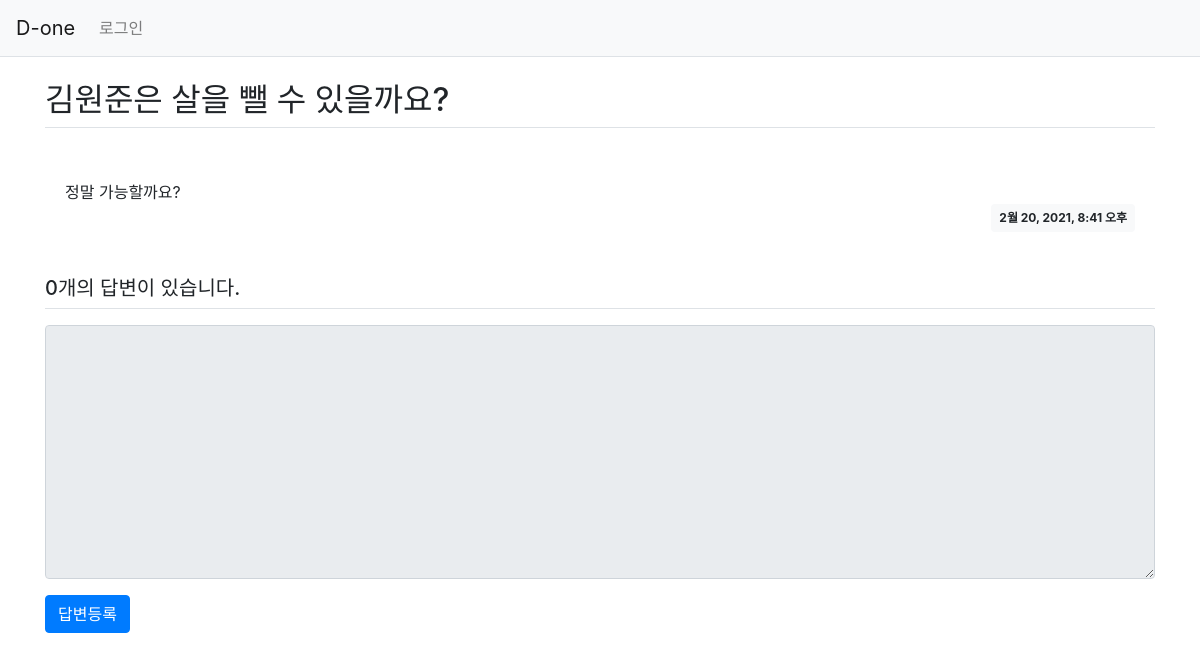
/pybo/4/, run on an earlier commit of the app's database.
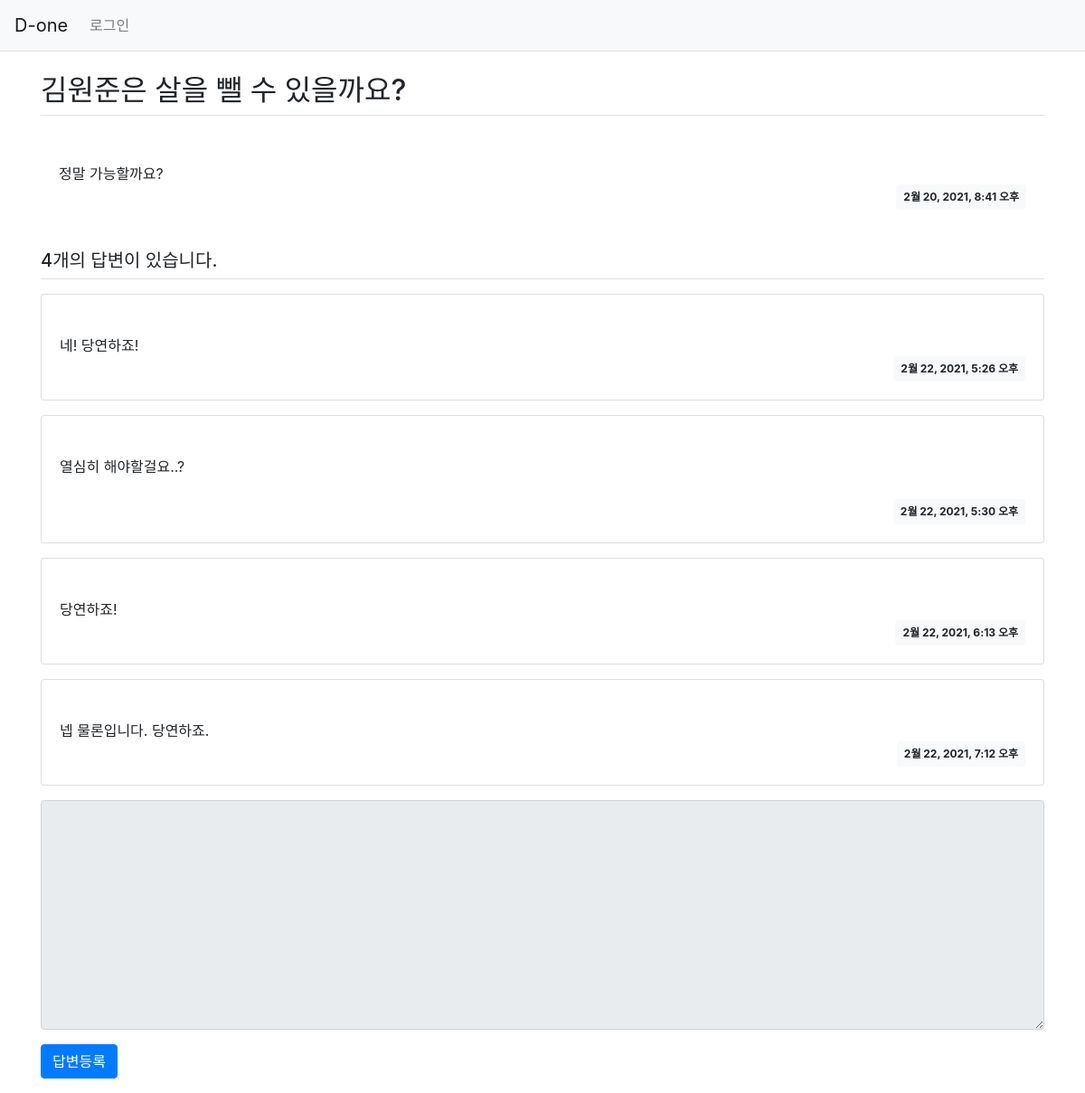
And on a later commit of the database.
### pybo/models.py (models this page shows, shortened)
class Question(models.Model):
    author = models.ForeignKey(User, on_delete=models.CASCADE)
    subject = models.CharField(max_length=200)
    content = models.TextField()
    create_date = models.DateTimeField()

class Answer(models.Model):
    author = models.ForeignKey(User, on_delete=models.CASCADE)
    question = models.ForeignKey(Question, on_delete=models.CASCADE)
    content = models.TextField()
    create_date = models.DateTimeField()

### pybo/views.py (the view)
# urls.py: path('<int:question_id>/', views.detail, name='detail'),
def detail(request, question_id):
    question = get_object_or_404(Question, pk=question_id)
    context = {'question':question}
    return render(request, 'pybo/question_detail.html', context)

### templates/pybo/question_detail.html (shortened to what this page needs)
{% extends 'base.html' %}
{% block content %}
<div class='container my-3'>
    <h2 class='border-bottom py-2'>{{ question.subject}}</h2>
    <div cloass='card my-3'>
        <div class='card-body'>
            <div class='card-text' style='white-space: pre-line;'>
                {{ question.content }}
            </div>
            <div class='d-flex justify-content-end'>
                <div class='badge badge-light p-2'>
                    {{ question.create_date }}
                </div>
            </div>
        </div>
    </div>
    <h5 class='border-bottom my-3 py-2'>
        {{question.answer_set.count}}개의 답변이 있습니다.
    </h5>
    {% for answer in question.answer_set.all %}
    <div class='card my-3'>
        <div class='card-body'>
            <div class='card-text' style='white-space: pre-line;'>
                {{ answer.content }}
            </div>
            <div class='d-flex justify-content-end'>
                <div class='badge badge-light p-2'>
                    {{ answer.create_date }}
                </div>
            </div>
        </div>
    </div>
    {% endfor %}
    <form action="{% url 'pybo:answer_create' question.id %}" method="post" class="my-3">
        <div class="form-group">
            <textarea name="content" id="content" {%if not user.is_authenticated %}disabled{% endif %} class="form-control" rows="10"></textarea>
        </div>
        <input type="submit" value="답변등록" class="btn btn-primary">
    </form>
</div>
{% endblock %}

What changed in the data, as far as the page shows it:
computed for Question "김원준은 살을 뺄 수 있을까요?": answer_set.count "0" → "4"
added Answer: content "네! 당연하죠!", create_date "2월 22, 2021, 5:26 오후"
added Answer: content "열심히 해야할걸요..?", create_date "2월 22, 2021, 5:30 오후"
added Answer: content "당연하죠!", create_date "2월 22, 2021, 6:13 오후"
added Answer: content "넵 물론입니다. 당연하죠.", create_date "2월 22, 2021, 7:12 오후"
